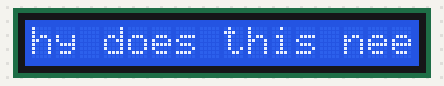
The sketch below on a simulated Arduino Uno, built with avr-gcc and run on an emulated ATmega328P. On the bench: 16×1 character LCD.

Above: at 0.19 s.
At 4.94 s:
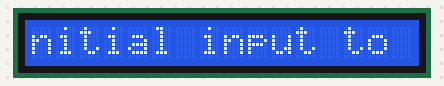
At 9.94 s:
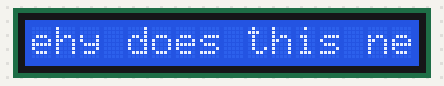
At 19.95 s:
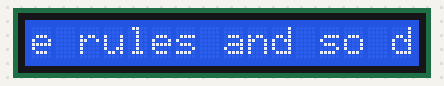
At 29.71 s:
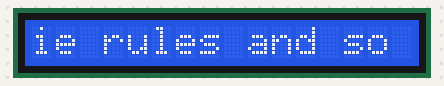
At 39.71 s:
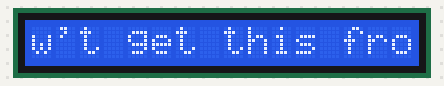

The sketch:

lcd.ino
```cpp
#include <LiquidCrystal.h>

LiquidCrystal lcd(12, 11, 5, 4, 3, 2);

const char to_print[] =
  "We're no strangers to love. "
  "You know the rules and so do I (do I). "
  "A full commitment's what I'm thinking of. "
  "You wouldn't get this from any other guy. "
  "I just wanna tell you how I'm feeling. "
  "Gotta make you understand. "
  "Never gonna give you up. "
  "Never gonna let you down. "
  "Never gonna run around and desert you. "
  "Never gonna make you cry. "
  "Never gonna say goodbye. "
  "Never gonna tell a lie and hurt you. "
  "We've known each other for so long. "
  "Your heart's been aching, but you're too shy to say it (say it). "
  "Inside, we both know what's been going on (going on). "
  "We know the game and we're gonna play it. "
  "And if you ask me how I'm feeling. "
  "Don't tell me you're too blind to see. "
  "Never gonna give you up. "
  "Never gonna let you down. "
  "Never gonna run around and desert you. "
  "Never gonna make you cry. "
  "Never gonna say goodbye. "
  "Never gonna tell a lie and hurt you. "
  "Never gonna give you up. "
  "Never gonna let you down. "
  "Never gonna run around and desert you. "
  "Never gonna make you cry. "
  "Never gonna say goodbye. "
  "Never gonna tell a lie and hurt you. ";


void setup() {
  lcd.begin(16, 1);
  lcd.print("Why does this need initial input to work?");
}

void loop() {
  //lcd.print(to_print);
  lcd.autoscroll();
  // TODO: Try to set cursor to end of screen first
  for (int i = 0; i < strlen(to_print); i++) {
    char c = to_print[i];
    lcd.print(c);
    //lcd.scrollDisplayLeft();
    delay(250);
  }
}
```
